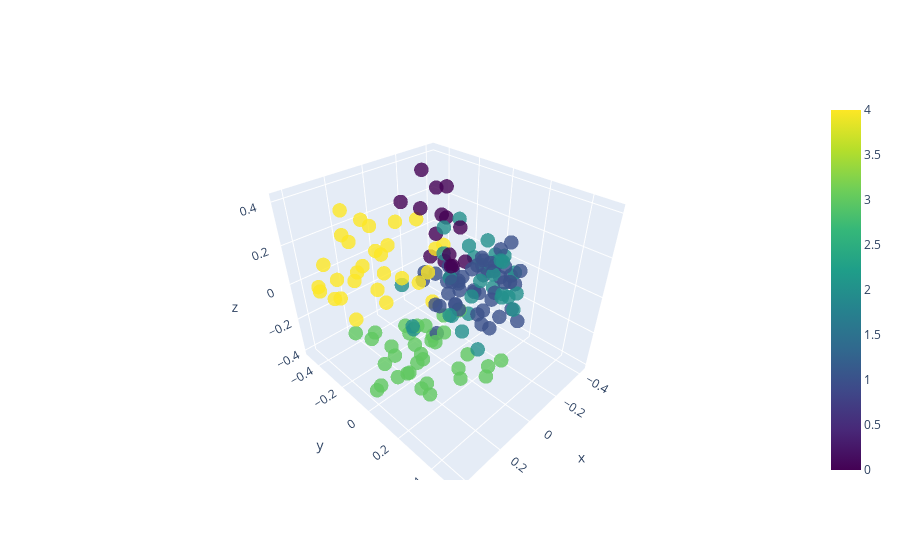

The code cell stored with this chart in its notebook:
### Code cell
#### THIS IS FOR 3-DIMENSION

import os
import pandas as pd
import numpy as np
from sklearn.manifold import TSNE
from sklearn.decomposition import PCA
from sklearn.cluster import KMeans
import matplotlib.pyplot as plt
import plotly.graph_objs as go
from plotly.offline import init_notebook_mode, iplot
from wordcloud import WordCloud
import json
import string

parent_dir = os.path.dirname(os.getcwd())

init_notebook_mode(connected=True)
stop_words = set(stopwords.words('english'))
custom_stopwords = set(["said","would","year","today","one","Mr","Mrs","Dr"])
custom_stopwords.update(string.ascii_uppercase)
all_stopwords = stop_words.union(custom_stopwords)

os.environ["OMP_NUM_THREADS"] = "1" 

output_dir = os.path.join(parent_dir, 'results', 'plot')
os.makedirs(output_dir, exist_ok=True)
        
def clustering_and_viz_2d_3d(embs):
    tsne = TSNE(n_components=2, random_state=42) # Dimensionality Reduction to 2D using t-SNE
    embeddings_2d = tsne.fit_transform(embs)
    
    pca = PCA(n_components=3) # Dimensionality Reduction to 3D using PCA
    embeddings_3d = pca.fit_transform(embs)
    
    n_clusters = 5
    kmeans = KMeans(n_clusters=n_clusters, n_init=10, random_state=42)
    clusters = kmeans.fit_predict(embs)
    
    # 2D Visualization
    plt.figure(figsize=(10, 6))
    scatter = plt.scatter(embeddings_2d[:, 0], embeddings_2d[:, 1], c=clusters, cmap='viridis')
    plt.colorbar(scatter)
    plt.title('2D Visualization of Article Embeddings with t-SNE and K-Means Clustering')
    plt.xlabel('Component 1')
    plt.ylabel('Component 2')
    plot_path = os.path.join(output_dir, 'scatter_plot_2D.png')
    plt.savefig(plot_path)
    plt.show()
     
    # 3D Visualization
    trace = go.Scatter3d(
        x=embeddings_3d[:, 0],
        y=embeddings_3d[:, 1],
        z=embeddings_3d[:, 2],
        mode='markers',
        marker=dict(
            size=5,
            color=clusters,
            colorscale='Viridis',
            opacity=0.8,
            showscale=True
        )
    )
    plotly_fig = go.Figure([trace])
    plotly_html_3D = plotly_plot(plotly_fig, output_type='div', include_plotlyjs=False)
    iplot(plotly_fig)

    html_content = "<html><head><title>Clustering Results</title>"
    html_content += "<script src='https://cdn.plot.ly/plotly-latest.min.js'></script></head><body>"
    html_content += "<h1>2D Visualization</h1>"
    html_content += f"<img src='plot/scatter_plot_2D.png' /><br>"
    html_content += "<h1>3D Visualization</h1>"
    html_content += f"{plotly_html_3D}"
    html_content += "<h1>Word Clouds for Clusters</h1>"
    
    
    # Cluster topics
    for i in range(n_clusters):
        cluster_indices = np.where(clusters == i)[0]
        cluster_articles = articles_array[cluster_indices]
        print(f"\nCluster {i} - {len(cluster_articles)} articles:")
            
        # Wordclouds for clusters
        cluster_text = ' '.join(cluster_articles.flatten())
        wordcloud = WordCloud(width=800, height=400, background_color='white', stopwords=all_stopwords).generate(cluster_text)
        plt.figure(figsize=(10, 6))
        plt.imshow(wordcloud, interpolation='bilinear')
        plt.title(f'Word Cloud for Cluster {i}')
        plt.axis('off')
        plt.show()
        
        wordcloud_path = os.path.join(output_dir, f'wordcloud_cluster_{i}.png')
        wordcloud.to_file(wordcloud_path)
        html_content += f"<h2>Cluster {i}</h2><img src='{wordcloud_path}' /><br>"
    html_content += "</body></html>"
    html_path = os.path.join(parent_dir,"results","visualization_results_3D.html")
    with open(html_path, "w") as html_file:
        html_file.write(html_content)
            
            
# Perform clustering and visualization
file_path_embeddings = os.path.join(parent_dir,"results","article_embeddings.csv")
file_path_articles = os.path.join(parent_dir,"results","parsed_articles.json")

embeddings = pd.read_csv(file_path_embeddings, header=None).values
with open(file_path_articles, 'r', encoding='utf-8') as f:
    articles_json = json.load(f)
article_texts = [article['text'] for article in articles_json]
articles_array = np.array(article_texts)

clustering_and_viz_2d_3d(embeddings)

### Figure 1 — Plotly figure (JSON) as saved in the notebook; plotly's stock layout.template omitted (floating-point values rounded to 4 significant figures; data arrays with more than 128 entries replaced by an {"elided": "..."} marker saying what was removed)
{"data": [{"marker": {"color": {"elided": "158 int values"}, "colorscale": [[0, "#440154"], [0.1111, "#482878"], [0.2222, "#3e4989"], [0.3333, "#31688e"], [0.4444, "#26828e"], [0.5556, "#1f9e89"], [0.6667, "#35b779"], [0.7778, "#6ece58"], [0.8889, "#b5de2b"], [1, "#fde725"]], "opacity": 0.8, "showscale": true, "size": 5}, "mode": "markers", "type": "scatter3d", "x": {"elided": "158 float values"}, "y": {"elided": "158 float values"}, "z": {"elided": "158 float values"}}], "layout": {}}
